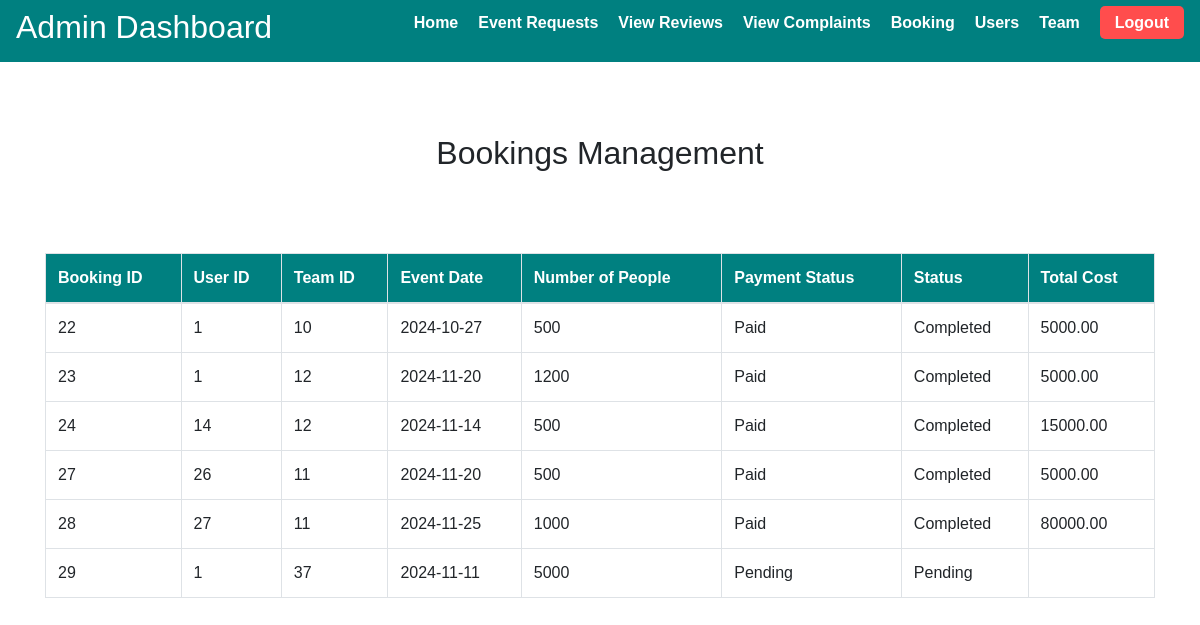
The app's page /Admin/bookings.php (signed in) with its own data.
### tables this page shows
CREATE TABLE `bookings` (
  `booking_id` int(11) NOT NULL,
  `user_id` int(11) DEFAULT NULL,
  `team_id` int(11) DEFAULT NULL,
  `event_id` int(11) DEFAULT NULL,
  `booking_date` timestamp NOT NULL DEFAULT current_timestamp(),
  `event_date` date DEFAULT NULL,
  `people_attending` int(11) DEFAULT NULL,
  `status` enum('Pending','Confirmed','Completed','Cancelled') DEFAULT 'Pending',
  `total_cost` decimal(10,2) DEFAULT NULL,
  `payment_status` enum('Pending','Paid') DEFAULT 'Pending',
  `updated_at` timestamp NOT NULL DEFAULT current_timestamp() ON UPDATE current_timestamp()
);

### Admin/bookings.php (the view, shortened to what this page needs)
<?php
include 'C:\xampp\htdocs\Eventia\includes/db_connect.php';
include 'header.php';
$query = "SELECT * FROM bookings";
$result = $conn->query($query);
?>
<!DOCTYPE html>
<html lang="en">
<head>
    <link rel="stylesheet" href="css/bootstrap.css">
</head>
<body>
<div class="container">
    <br><br><br>
    <h2><center>Bookings Management</center></h2>
    <br><br><br>
    <table class="table table-bordered">
        <thead>
            <tr>
                <th>Booking ID</th>
                <th>User ID</th>
                <th>Team ID</th>
                <th>Event Date</th>
                <th>Number of People</th>
                <th>Payment Status</th>
                <th>Status</th>
                <th>Total Cost</th>
            </tr>
        </thead>
        <tbody>
            <?php while ($row = $result->fetch_assoc()): ?>
            <tr>
                <td><?php echo $row['booking_id']; ?></td>
                <td><?php echo $row['user_id']; ?></td>
                <td><?php echo $row['team_id']; ?></td>
                <td><?php echo $row['event_date']; ?></td>
                <td><?php echo $row['people_attending']; ?></td>
                <td><?php echo $row['payment_status']; ?></td>
                <td><?php echo $row['status']; ?></td>
                <td><?php echo $row['total_cost']; ?></td>
            </tr>
            <?php endwhile; ?>
        </tbody>
    </table>
</div>
</body>
</html>

### Admin/header.php (style rules this page uses)
* { margin: 0; padding: 0; box-sizing: border-box; font-family: Arial, sans-serif; }
body { background-color: #f4f4f4; }

### Admin/bookings.php (style rules this page uses)
table { width: 100%; border-collapse: collapse; }
table, th, td { border: 1px solid black; }
th, td { padding: 10px; text-align: left; }
th { background-color: teal; color: white; }

### records on screen
bookings: booking_id "22", user "1", team "10", event_date "2024-10-27", people_attending "500", payment_status "Paid", status "Completed", total_cost "5000.00"
bookings: booking_id "23", user "1", team "12", event_date "2024-11-20", people_attending "1200", payment_status "Paid", status "Completed", total_cost "5000.00"
bookings: booking_id "24", user "14", team "12", event_date "2024-11-14", people_attending "500", payment_status "Paid", status "Completed", total_cost "15000.00"
bookings: booking_id "27", user "26", team "11", event_date "2024-11-20", people_attending "500", payment_status "Paid", status "Completed", total_cost "5000.00"
bookings: booking_id "28", user "27", team "11", event_date "2024-11-25", people_attending "1000", payment_status "Paid", status "Completed", total_cost "80000.00"
bookings: booking_id "29", user "1", team "37", event_date "2024-11-11", people_attending "5000", payment_status "Pending", status "Pending"
